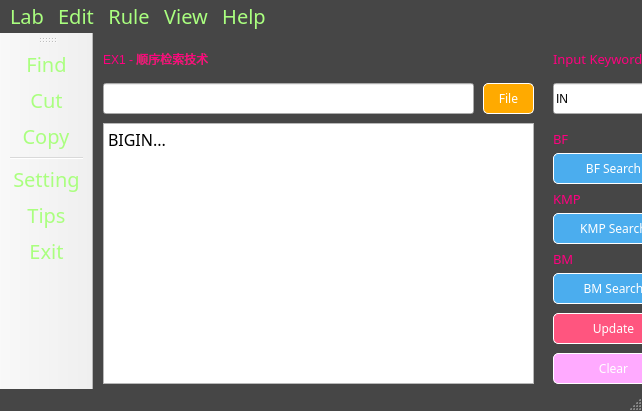
<?xml version="1.0" encoding="UTF-8"?>
<ui version="4.0">
 <class>MainWindow</class>
 <widget class="QMainWindow" name="MainWindow">
  <property name="geometry">
   <rect>
    <x>0</x>
    <y>0</y>
    <width>642</width>
    <height>411</height>
   </rect>
  </property>
  <property name="windowTitle">
   <string>MainWindow</string>
  </property>
  <property name="styleSheet">
   <string notr="true">QMainWindow{
	background-color: rgb(70, 70, 70); /*背景色*/
}
</string>
  </property>
  <property name="iconSize">
   <size>
    <width>32</width>
    <height>32</height>
   </size>
  </property>
  <widget class="QWidget" name="centralwidget">
   <property name="styleSheet">
    <string notr="true">QCentralwidget{
	background-color: rgb(70, 70, 70); /*背景色*/
}</string>
   </property>
   <widget class="QPushButton" name="pushButton">
    <property name="geometry">
     <rect>
      <x>460</x>
      <y>120</y>
      <width>121</width>
      <height>31</height>
     </rect>
    </property>
    <property name="autoFillBackground">
     <bool>false</bool>
    </property>
    <property name="styleSheet">
     <string notr="true">QPushButton
{
	background-color: rgb(75, 173, 238); /*背景色*/ 
	border-style: outset;    /* 边界内凹 */
	border-width: 1px;     /* 边边界宽度 */
	border-radius: 5px; /* 边界圆滑 */
	font: dengxian 16px;     /* 字体大小 */
	min-width: 2em;
	color: white; /* 字体颜色 */
	
}
/* 鼠标经过改变按钮颜色 */
QPushButton:hover
{
	background-color: rgb(0, 150, 0);
}
</string>
    </property>
    <property name="text">
     <string>BF Search</string>
    </property>
   </widget>
   <widget class="QLabel" name="label">
    <property name="geometry">
     <rect>
      <x>10</x>
      <y>10</y>
      <width>441</width>
      <height>31</height>
     </rect>
    </property>
    <property name="styleSheet">
     <string notr="true">font: 25 20pt &quot;等线 Light&quot;;
color: rgb(255, 0, 127)</string>
    </property>
    <property name="text">
     <string>EX1 - 顺序检索技术</string>
    </property>
   </widget>
   <widget class="QPushButton" name="pushButton_2">
    <property name="geometry">
     <rect>
      <x>460</x>
      <y>180</y>
      <width>121</width>
      <height>31</height>
     </rect>
    </property>
    <property name="autoFillBackground">
     <bool>false</bool>
    </property>
    <property name="styleSheet">
     <string notr="true">QPushButton
{
	background-color: rgb(75, 173, 238); /*背景色*/ 
	border-style: outset;    /* 边界内凹 */
	border-width: 1px;     /* 边边界宽度 */
	border-radius: 5px; /* 边界圆滑 */
	font: dengxian 16px;     /* 字体大小 */
	min-width: 2em;
	color: white; /* 字体颜色 */
	
}
/* 鼠标经过改变按钮颜色 */
QPushButton:hover
{
	background-color: rgb(0, 150, 0);
}
</string>
    </property>
    <property name="text">
     <string>KMP Search</string>
    </property>
   </widget>
   <widget class="QPushButton" name="pushButton_3">
    <property name="geometry">
     <rect>
      <x>460</x>
      <y>240</y>
      <width>121</width>
      <height>31</height>
     </rect>
    </property>
    <property name="autoFillBackground">
     <bool>false</bool>
    </property>
    <property name="styleSheet">
     <string notr="true">QPushButton
{
	background-color: rgb(75, 173, 238); /*背景色*/ 
	border-style: outset;    /* 边界内凹 */
	border-width: 1px;     /* 边边界宽度 */
	border-radius: 5px; /* 边界圆滑 */
	font: dengxian 16px;     /* 字体大小 */
	min-width: 2em;
	color: white; /* 字体颜色 */
	
}
/* 鼠标经过改变按钮颜色 */
QPushButton:hover
{
	background-color: rgb(0, 150, 0);
}
</string>
    </property>
    <property name="text">
     <string>BM Search</string>
    </property>
   </widget>
   <widget class="QPushButton" name="pushButton_4">
    <property name="geometry">
     <rect>
      <x>460</x>
      <y>280</y>
      <width>121</width>
      <height>31</height>
     </rect>
    </property>
    <property name="autoFillBackground">
     <bool>false</bool>
    </property>
    <property name="styleSheet">
     <string notr="true">QPushButton
{
	background-color: rgb(255, 85, 127); /*背景色*/ 
	border-style: outset;    /* 边界内凹 */
	border-width: 1px;     /* 边边界宽度 */
	border-radius: 5px; /* 边界圆滑 */
	font: dengxian 16px;     /* 字体大小 */
	min-width: 2em;
	color: white; /* 字体颜色 */
	
}
/* 鼠标经过改变按钮颜色 */
QPushButton:hover
{
	background-color: rgb(0, 150, 0);
}
</string>
    </property>
    <property name="text">
     <string>Update</string>
    </property>
   </widget>
   <widget class="QTextBrowser" name="textBrowser">
    <property name="geometry">
     <rect>
      <x>10</x>
      <y>90</y>
      <width>431</width>
      <height>261</height>
     </rect>
    </property>
    <property name="font">
     <font>
      <family>等线</family>
      <pointsize>12</pointsize>
     </font>
    </property>
    <property name="styleSheet">
     <string notr="true"/>
    </property>
    <property name="html">
     <string>&lt;!DOCTYPE HTML PUBLIC &quot;-//W3C//DTD HTML 4.0//EN&quot; &quot;http://www.w3.org/TR/REC-html40/strict.dtd&quot;&gt;
&lt;html&gt;&lt;head&gt;&lt;meta name=&quot;qrichtext&quot; content=&quot;1&quot; /&gt;&lt;style type=&quot;text/css&quot;&gt;
p, li { white-space: pre-wrap; }
&lt;/style&gt;&lt;/head&gt;&lt;body style=&quot; font-family:'等线'; font-size:12pt; font-weight:400; font-style:normal;&quot;&gt;
&lt;p style=&quot; margin-top:0px; margin-bottom:0px; margin-left:0px; margin-right:0px; -qt-block-indent:0; text-indent:0px;&quot;&gt;&lt;span style=&quot; font-family:'20px';&quot;&gt;BIGIN...&lt;/span&gt;&lt;/p&gt;&lt;/body&gt;&lt;/html&gt;</string>
    </property>
   </widget>
   <widget class="QLineEdit" name="lineEdit">
    <property name="geometry">
     <rect>
      <x>460</x>
      <y>50</y>
      <width>121</width>
      <height>31</height>
     </rect>
    </property>
    <property name="text">
     <string>IN</string>
    </property>
   </widget>
   <widget class="QLabel" name="label_2">
    <property name="geometry">
     <rect>
      <x>460</x>
      <y>90</y>
      <width>111</width>
      <height>31</height>
     </rect>
    </property>
    <property name="font">
     <font>
      <family>等线 Light</family>
      <pointsize>10</pointsize>
      <weight>1</weight>
      <italic>false</italic>
      <bold>false</bold>
     </font>
    </property>
    <property name="styleSheet">
     <string notr="true">font: 10 10pt &quot;等线 Light&quot;;
color: rgb(255, 0, 127)</string>
    </property>
    <property name="text">
     <string>BF</string>
    </property>
   </widget>
   <widget class="QLabel" name="label_3">
    <property name="geometry">
     <rect>
      <x>460</x>
      <y>150</y>
      <width>111</width>
      <height>31</height>
     </rect>
    </property>
    <property name="font">
     <font>
      <family>等线 Light</family>
      <pointsize>10</pointsize>
      <weight>1</weight>
      <italic>false</italic>
      <bold>false</bold>
     </font>
    </property>
    <property name="styleSheet">
     <string notr="true">font: 10 10pt &quot;等线 Light&quot;;
color: rgb(255, 0, 127)</string>
    </property>
    <property name="text">
     <string>KMP</string>
    </property>
   </widget>
   <widget class="QLabel" name="label_4">
    <property name="geometry">
     <rect>
      <x>460</x>
      <y>210</y>
      <width>111</width>
      <height>31</height>
     </rect>
    </property>
    <property name="font">
     <font>
      <family>等线 Light</family>
      <pointsize>10</pointsize>
      <weight>1</weight>
      <italic>false</italic>
      <bold>false</bold>
     </font>
    </property>
    <property name="styleSheet">
     <string notr="true">font: 10 10pt &quot;等线 Light&quot;;
color: rgb(255, 0, 127)</string>
    </property>
    <property name="text">
     <string>BM</string>
    </property>
   </widget>
   <widget class="QLabel" name="label_5">
    <property name="geometry">
     <rect>
      <x>460</x>
      <y>10</y>
      <width>111</width>
      <height>31</height>
     </rect>
    </property>
    <property name="font">
     <font>
      <family>等线 Light</family>
      <pointsize>10</pointsize>
      <weight>1</weight>
      <italic>false</italic>
      <bold>false</bold>
     </font>
    </property>
    <property name="styleSheet">
     <string notr="true">font: 10 10pt &quot;等线 Light&quot;;
color: rgb(255, 0, 127)</string>
    </property>
    <property name="text">
     <string>Input Keyword</string>
    </property>
   </widget>
   <widget class="QPushButton" name="pushButton_5">
    <property name="geometry">
     <rect>
      <x>460</x>
      <y>320</y>
      <width>121</width>
      <height>31</height>
     </rect>
    </property>
    <property name="autoFillBackground">
     <bool>false</bool>
    </property>
    <property name="styleSheet">
     <string notr="true">QPushButton
{
	background-color: rgb(255, 170, 255); /*背景色*/ 
	border-style: outset;    /* 边界内凹 */
	border-width: 1px;     /* 边边界宽度 */
	border-radius: 5px; /* 边界圆滑 */
	font: dengxian 16px;     /* 字体大小 */
	min-width: 2em;
	color: white; /* 字体颜色 */
	
}
/* 鼠标经过改变按钮颜色 */
QPushButton:hover
{
	background-color: rgb(0, 150, 0);
}
</string>
    </property>
    <property name="text">
     <string>Clear</string>
    </property>
   </widget>
   <widget class="QLineEdit" name="lineEdit_2">
    <property name="geometry">
     <rect>
      <x>10</x>
      <y>50</y>
      <width>371</width>
      <height>31</height>
     </rect>
    </property>
    <property name="font">
     <font>
      <family>等线</family>
      <pointsize>12</pointsize>
     </font>
    </property>
   </widget>
   <widget class="QPushButton" name="pushButton_6">
    <property name="geometry">
     <rect>
      <x>390</x>
      <y>50</y>
      <width>51</width>
      <height>31</height>
     </rect>
    </property>
    <property name="autoFillBackground">
     <bool>false</bool>
    </property>
    <property name="styleSheet">
     <string notr="true">QPushButton
{
	background-color: rgb(255, 170, 0); /*背景色*/ 
	border-style: outset;    /* 边界内凹 */
	border-width: 1px;     /* 边边界宽度 */
	border-radius: 5px; /* 边界圆滑 */
	font: dengxian 16px;     /* 字体大小 */
	min-width: 2em;
	color: white; /* 字体颜色 */
	
}
/* 鼠标经过改变按钮颜色 */
QPushButton:hover
{
	background-color: rgb(0, 150, 0);
}
</string>
    </property>
    <property name="text">
     <string>File</string>
    </property>
   </widget>
  </widget>
  <widget class="QMenuBar" name="menubar">
   <property name="geometry">
    <rect>
     <x>0</x>
     <y>0</y>
     <width>642</width>
     <height>27</height>
    </rect>
   </property>
   <property name="styleSheet">
    <string notr="true">*{
	font-family: dengxian;
	font-size: 20px;
	color: rgb(170, 255, 127);
	background-color: rgb(70, 70, 70); /*背景色*/
}</string>
   </property>
   <widget class="QMenu" name="menuFILE">
    <property name="title">
     <string>Rule</string>
    </property>
    <addaction name="actionSetting"/>
    <addaction name="separator"/>
    <addaction name="actionExit"/>
   </widget>
   <widget class="QMenu" name="menuEdit">
    <property name="title">
     <string>Edit</string>
    </property>
    <addaction name="actionFind"/>
    <addaction name="actionCut"/>
    <addaction name="actionCopy"/>
    <addaction name="actionPaste"/>
    <addaction name="separator"/>
    <addaction name="actionundo"/>
    <addaction name="actionRedo_paste"/>
    <addaction name="actionDelet"/>
    <addaction name="separator"/>
   </widget>
   <widget class="QMenu" name="menuView">
    <property name="title">
     <string>View</string>
    </property>
    <widget class="QMenu" name="menuTheme">
     <property name="title">
      <string>Theme</string>
     </property>
     <property name="icon">
      <iconset>
       <normaloff>../icon/主题_theme.svg</normaloff>../icon/主题_theme.svg</iconset>
     </property>
     <addaction name="actionDark"/>
     <addaction name="actionLight"/>
     <addaction name="actionFresh"/>
     <addaction name="actionRetro"/>
    </widget>
    <widget class="QMenu" name="menuLanguage">
     <property name="title">
      <string>Language</string>
     </property>
     <addaction name="actionChinese"/>
     <addaction name="actionEnglish"/>
    </widget>
    <addaction name="actionappearance"/>
    <addaction name="menuTheme"/>
    <addaction name="menuLanguage"/>
   </widget>
   <widget class="QMenu" name="menuHelp">
    <property name="title">
     <string>Help</string>
    </property>
    <addaction name="actionTips"/>
    <addaction name="actionAbout"/>
    <addaction name="separator"/>
    <addaction name="actionEdit"/>
    <addaction name="actionAbout_2"/>
   </widget>
   <widget class="QMenu" name="menuLab">
    <property name="title">
     <string>Lab</string>
    </property>
    <widget class="QMenu" name="menuEx1">
     <property name="title">
      <string>Ex1</string>
     </property>
     <addaction name="actionT1"/>
     <addaction name="actionex1"/>
    </widget>
    <widget class="QMenu" name="menuEx2">
     <property name="title">
      <string>Ex2</string>
     </property>
     <addaction name="actionT1_2"/>
     <addaction name="actionex1_2"/>
    </widget>
    <widget class="QMenu" name="menuEx3">
     <property name="title">
      <string>Ex3</string>
     </property>
     <addaction name="actionT1_3"/>
     <addaction name="actionex1_3"/>
    </widget>
    <widget class="QMenu" name="menuEx4">
     <property name="title">
      <string>Ex4</string>
     </property>
     <addaction name="actionT1_4"/>
     <addaction name="actionex1_4"/>
    </widget>
    <widget class="QMenu" name="menuEx6">
     <property name="title">
      <string>Ex6</string>
     </property>
     <addaction name="actionT1_6"/>
     <addaction name="actionex1_6"/>
    </widget>
    <widget class="QMenu" name="menuEx5">
     <property name="title">
      <string>Ex5</string>
     </property>
     <addaction name="actionT1_5"/>
     <addaction name="actionex1_5"/>
    </widget>
    <widget class="QMenu" name="menuEx7">
     <property name="title">
      <string>Ex7</string>
     </property>
     <addaction name="actionT1_7"/>
     <addaction name="actionex1_7"/>
    </widget>
    <widget class="QMenu" name="menuEx8">
     <property name="title">
      <string>Ex8</string>
     </property>
     <addaction name="actionT1_8"/>
     <addaction name="actionex1_8"/>
    </widget>
    <addaction name="menuEx1"/>
    <addaction name="menuEx2"/>
    <addaction name="menuEx3"/>
    <addaction name="menuEx4"/>
    <addaction name="menuEx5"/>
    <addaction name="menuEx6"/>
    <addaction name="menuEx7"/>
    <addaction name="menuEx8"/>
   </widget>
   <addaction name="menuLab"/>
   <addaction name="menuEdit"/>
   <addaction name="menuFILE"/>
   <addaction name="menuView"/>
   <addaction name="menuHelp"/>
  </widget>
  <widget class="QStatusBar" name="statusbar"/>
  <widget class="QToolBar" name="toolBar_3">
   <property name="windowTitle">
    <string>toolBar_3</string>
   </property>
   <property name="styleSheet">
    <string notr="true">*{
	font-family: dengxian;
	font-size: 20px;
	color: rgb(170, 255, 127);
}</string>
   </property>
   <attribute name="toolBarArea">
    <enum>LeftToolBarArea</enum>
   </attribute>
   <attribute name="toolBarBreak">
    <bool>false</bool>
   </attribute>
   <addaction name="actionFind"/>
   <addaction name="actionCut"/>
   <addaction name="actionCopy"/>
   <addaction name="separator"/>
   <addaction name="actionSetting"/>
   <addaction name="actionTips"/>
   <addaction name="actionExit"/>
  </widget>
  <action name="actionEdit">
   <property name="text">
    <string>Version</string>
   </property>
  </action>
  <action name="actionSetting">
   <property name="icon">
    <iconset>
     <normaloff>../icon/设置_setting.svg</normaloff>../icon/设置_setting.svg</iconset>
   </property>
   <property name="text">
    <string>Setting</string>
   </property>
  </action>
  <action name="actionExit">
   <property name="icon">
    <iconset>
     <normaloff>../icon/退出_logout.svg</normaloff>../icon/退出_logout.svg</iconset>
   </property>
   <property name="text">
    <string>Exit</string>
   </property>
  </action>
  <action name="actionTips">
   <property name="icon">
    <iconset>
     <normaloff>../icon/提示_tips-one.svg</normaloff>../icon/提示_tips-one.svg</iconset>
   </property>
   <property name="text">
    <string>Tips</string>
   </property>
  </action>
  <action name="actionAbout">
   <property name="text">
    <string>donate</string>
   </property>
  </action>
  <action name="actionappearance">
   <property name="text">
    <string>Appearance</string>
   </property>
  </action>
  <action name="actionCut">
   <property name="icon">
    <iconset>
     <normaloff>../icon/裁切_cutting-one.svg</normaloff>../icon/裁切_cutting-one.svg</iconset>
   </property>
   <property name="text">
    <string>Cut</string>
   </property>
  </action>
  <action name="actionCopy">
   <property name="icon">
    <iconset>
     <normaloff>../icon/复制_copy.svg</normaloff>../icon/复制_copy.svg</iconset>
   </property>
   <property name="text">
    <string>Copy</string>
   </property>
  </action>
  <action name="actionPaste">
   <property name="text">
    <string>Paste</string>
   </property>
  </action>
  <action name="actionDelet">
   <property name="icon">
    <iconset>
     <normaloff>../icon/删除_delete.svg</normaloff>../icon/删除_delete.svg</iconset>
   </property>
   <property name="text">
    <string>Delete</string>
   </property>
  </action>
  <action name="actionundo">
   <property name="text">
    <string>Undo</string>
   </property>
  </action>
  <action name="actionRedo_paste">
   <property name="text">
    <string>Redo</string>
   </property>
  </action>
  <action name="actionFind">
   <property name="icon">
    <iconset>
     <normaloff>../icon/查找_find.svg</normaloff>../icon/查找_find.svg</iconset>
   </property>
   <property name="text">
    <string>Find</string>
   </property>
  </action>
  <action name="actionAbout_2">
   <property name="text">
    <string>About</string>
   </property>
  </action>
  <action name="actionT1">
   <property name="text">
    <string>T1</string>
   </property>
  </action>
  <action name="actionex1">
   <property name="text">
    <string>ex1</string>
   </property>
  </action>
  <action name="actionT1_2">
   <property name="text">
    <string>T1</string>
   </property>
  </action>
  <action name="actionex1_2">
   <property name="text">
    <string>ex1</string>
   </property>
  </action>
  <action name="actionT1_3">
   <property name="text">
    <string>T1</string>
   </property>
  </action>
  <action name="actionex1_3">
   <property name="text">
    <string>ex1</string>
   </property>
  </action>
  <action name="actionT1_4">
   <property name="text">
    <string>T1</string>
   </property>
  </action>
  <action name="actionex1_4">
   <property name="text">
    <string>ex1</string>
   </property>
  </action>
  <action name="actionT1_5">
   <property name="text">
    <string>T1</string>
   </property>
  </action>
  <action name="actionex1_5">
   <property name="text">
    <string>ex1</string>
   </property>
  </action>
  <action name="actionT1_6">
   <property name="text">
    <string>T1</string>
   </property>
  </action>
  <action name="actionex1_6">
   <property name="text">
    <string>ex1</string>
   </property>
  </action>
  <action name="actionT1_7">
   <property name="text">
    <string>T1</string>
   </property>
  </action>
  <action name="actionex1_7">
   <property name="text">
    <string>ex1</string>
   </property>
  </action>
  <action name="actionT1_8">
   <property name="text">
    <string>T1</string>
   </property>
  </action>
  <action name="actionex1_8">
   <property name="text">
    <string>ex1</string>
   </property>
  </action>
  <action name="actionDark">
   <property name="text">
    <string>Dark</string>
   </property>
  </action>
  <action name="actionLight">
   <property name="text">
    <string>Light</string>
   </property>
  </action>
  <action name="actionFresh">
   <property name="text">
    <string>Fresh</string>
   </property>
  </action>
  <action name="actionRetro">
   <property name="text">
    <string>Retro</string>
   </property>
  </action>
  <action name="actionChinese">
   <property name="text">
    <string>Chinese</string>
   </property>
  </action>
  <action name="actionEnglish">
   <property name="text">
    <string>English</string>
   </property>
  </action>
 </widget>
 <resources>
  <include location="../icon/dark.qrc"/>
 </resources>
 <connections/>
</ui>
